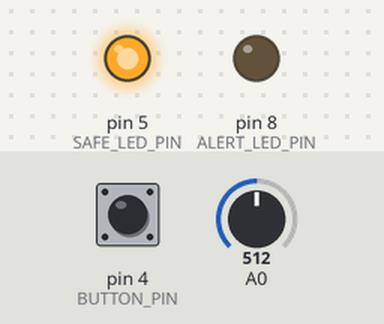
This sketch was run on a simulated Arduino Uno, built with avr-gcc and run on an emulated ATmega328P. Parts: output pins drawn as LEDs (lit = HIGH). Dashed ring = blinking. The inputs (shaded band) are chosen by the test bench; at power-on: pin 4 (BUTTON_PIN) HIGH, A0 = 512. No radio packets arrive unless stated; what the sketch prints to the serial monitor is not drawn.

Above: at 1.2 s.
1.3 s: pin 4 (BUTTON_PIN) pulled LOW for 0.15 s
At 1.6 s:
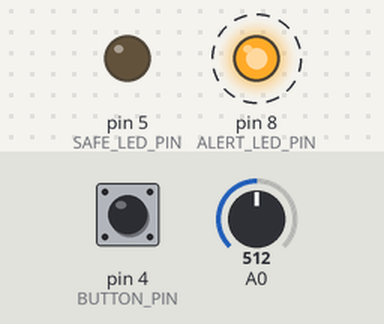
4.3 s: pin 4 (BUTTON_PIN) pulled LOW for 1 s
At 4.49 s:
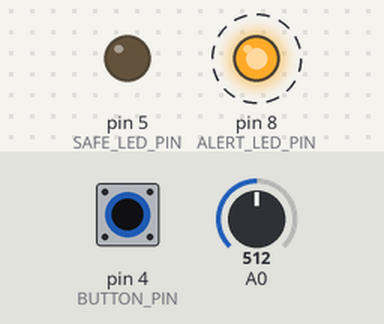
7.3 s: pin 4 (BUTTON_PIN) pulled LOW for 3.2 s
At 14.9 s:
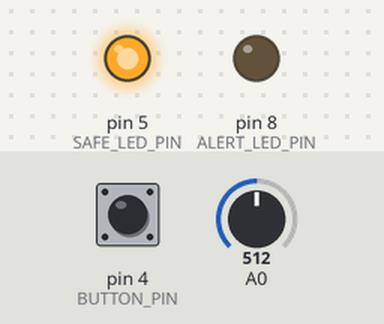
Timing chart, 0 to 16.4 s (numbered marks = the images above; inputs shaded):
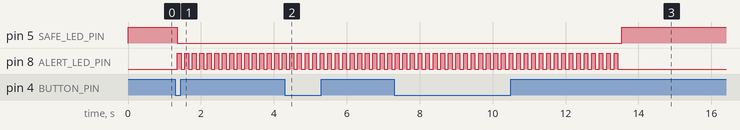

The sketch:

AUR.ino
```cpp
#include <SPI.h>
#include <nRF24L01.h>
#include <RF24.h>
#include <SoftwareSerial.h>

// --- PIN DEFINITIONS ---
#define CE1_PIN 9
#define CSN1_PIN 10
#define CE2_PIN 7
#define CSN2_PIN 6
#define ALERT_LED_PIN 8   // The Red "Threat" LED
#define SAFE_LED_PIN 5    // The White "System Safe" LED
#define BUTTON_PIN 4      // The Manual Demo/Panic Button

// --- HARDWARE INITIALIZATION ---
RF24 radio1(CE1_PIN, CSN1_PIN);
RF24 radio2(CE2_PIN, CSN2_PIN);
SoftwareSerial espSerial(2, 3);

// --- ALERT TIMERS & SENSITIVITY ---
unsigned long alertTimer = 0;
bool isAlertActive = false;
// Note: JAMMER_THRESHOLD is gone! We now use the dynamic dial in the loop.

// --- BLINKING VARIABLES ---
unsigned long blinkTimer = 0;
bool alertLedState = false;
const int BLINK_INTERVAL = 80; // Fast strobe effect for Red LED

void setup() {
  Serial.begin(115200);
  espSerial.begin(9600);

  // Setup the LEDs and Button
  pinMode(ALERT_LED_PIN, OUTPUT);
  pinMode(SAFE_LED_PIN, OUTPUT);
  pinMode(BUTTON_PIN, INPUT_PULLUP); // Use Arduino's internal resistor for the switch

  // Default State: System is Safe
  digitalWrite(ALERT_LED_PIN, LOW);
  digitalWrite(SAFE_LED_PIN, HIGH);

  // Initialize Radios
  radio1.begin();
  radio1.setAutoAck(false);
  radio1.setPALevel(RF24_PA_MAX);

  radio2.begin();
  radio2.setAutoAck(false);
  radio2.setPALevel(RF24_PA_MAX);
}

void loop() {
  int hitCount = 0;

  // --- DYNAMIC SENSITIVITY DIAL ---
  // Read the 10k potentiometer on Analog Pin A0 (0 to 1023)
  int potValue = analogRead(A0);
  // Map the dial to require between 2 and 40 channel hits to trigger
  int dynamicThreshold = map(potValue, 0, 1023, 2, 40);

  // --- SWEEP LOWER BAND ---
  for (int i = 0; i < 64; i++) {
    radio1.setChannel(i);
    radio1.startListening();
    delayMicroseconds(200);
    bool carrier = radio1.testCarrier();
    radio1.stopListening();

    if (carrier) {
      Serial.print(i); Serial.println(",-40");
      hitCount++;
    } else {
      Serial.print(i); Serial.println(",-105");
    }
  }

  // --- SWEEP UPPER BAND ---
  for (int i = 64; i < 128; i++) {
    radio2.setChannel(i);
    radio2.startListening();
    delayMicroseconds(200);
    bool carrier = radio2.testCarrier();
    radio2.stopListening();

    if (carrier) {
      Serial.print(i); Serial.println(",-40");
      hitCount++;
    } else {
      Serial.print(i); Serial.println(",-105");
    }
  }

  // --- COMMAND & BUTTON HANDLING ---
  char command = ' ';
  while (Serial.available() > 0) {
    command = Serial.read(); // Grab commands from Python/Streamlit
  }

  // Read the physical button (LOW means it is being pressed)
  bool isButtonPressed = (digitalRead(BUTTON_PIN) == LOW);

  // Stream data to ESP32: If Button is pressed OR Streamlit sends 'A', fake a massive hit
  if (command == 'A' || isButtonPressed) {
    espSerial.print("HITS:");
    espSerial.println(99);
  } else {
    espSerial.print("HITS:");
    espSerial.println(hitCount);
  }

  // TRIGGER LOCAL ALARM IF: Streamlit Alert OR local flood passes our DYNAMIC DIAL OR button press
  if (command == 'A' || hitCount >= dynamicThreshold || isButtonPressed) {
    alertTimer = millis();
    if (!isAlertActive) {
      digitalWrite(SAFE_LED_PIN, LOW);
      isAlertActive = true;
    }
  }

  // --- ASYNCHRONOUS BLINKING & RESET LOGIC ---
  if (isAlertActive) {
    if (millis() - blinkTimer >= BLINK_INTERVAL) {
      blinkTimer = millis();
      alertLedState = !alertLedState;
      digitalWrite(ALERT_LED_PIN, alertLedState);
    }

    if (millis() - alertTimer > 3000) {
      isAlertActive = false;
      digitalWrite(ALERT_LED_PIN, LOW);
      digitalWrite(SAFE_LED_PIN, HIGH);
    }
  }
}
```

Measured:
- after the input at 1.3 s, pin 5 (SAFE_LED_PIN): HIGH → LOW after 0.05 s; pin 8 (ALERT_LED_PIN): alternates HIGH for 0.10 s and LOW for 0.10 s, starting after 0.05 s
- after the input at 4.3 s, pin 5 (SAFE_LED_PIN): stays LOW (without the input it goes to HIGH after 0.24 s)
- after the input at 7.3 s, pin 5 (SAFE_LED_PIN): LOW → HIGH after 6.2 s instead of 1.1 s
